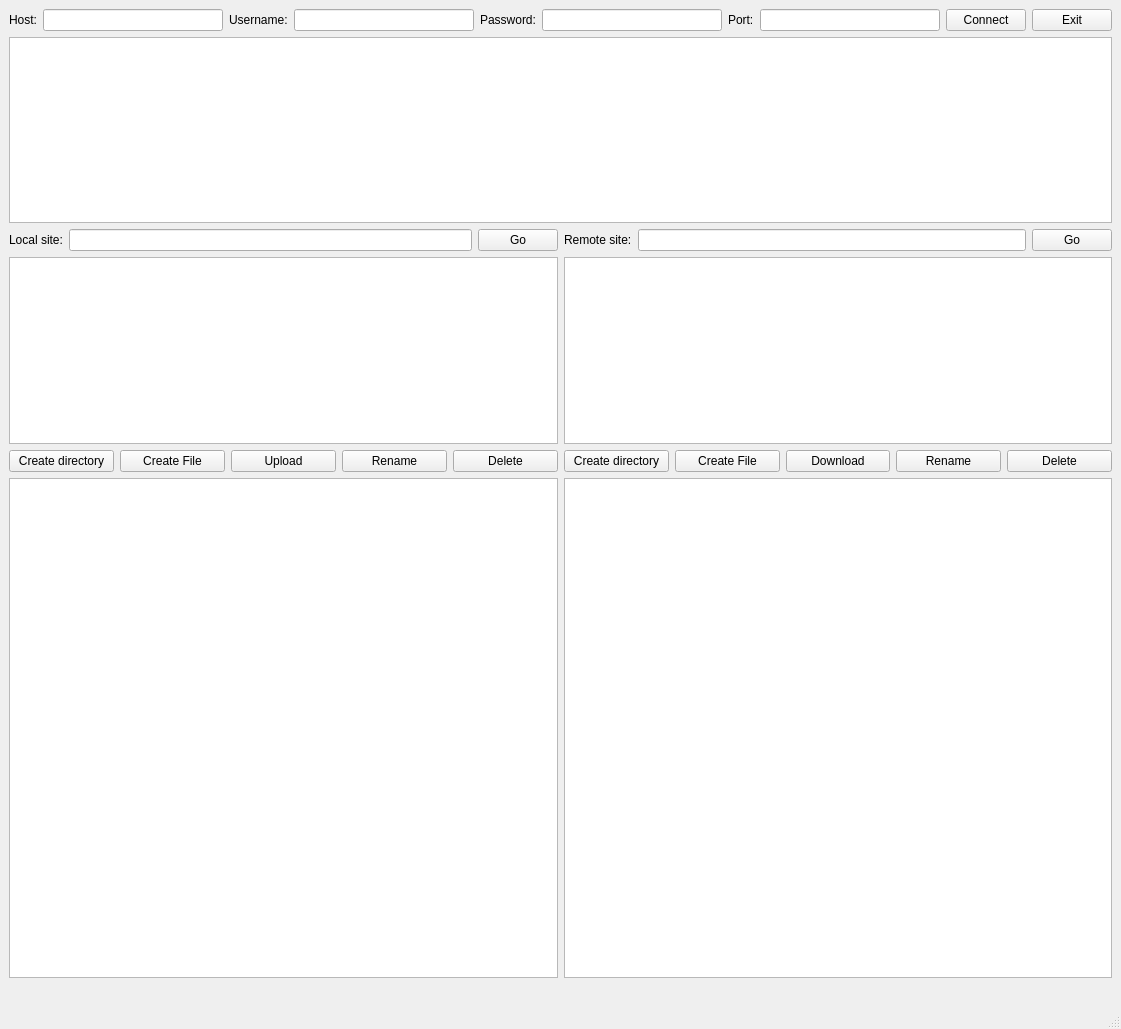
<?xml version="1.0" encoding="UTF-8"?>
<ui version="4.0">
 <class>MainWindow</class>
 <widget class="QMainWindow" name="MainWindow">
  <property name="geometry">
   <rect>
    <x>0</x>
    <y>0</y>
    <width>1121</width>
    <height>1029</height>
   </rect>
  </property>
  <property name="windowTitle">
   <string>MainWindow</string>
  </property>
  <widget class="QWidget" name="centralwidget">
   <layout class="QVBoxLayout" name="verticalLayout_5">
    <item>
     <layout class="QHBoxLayout" name="horizontalLayout">
      <item>
       <widget class="QLabel" name="label">
        <property name="text">
         <string>Host:</string>
        </property>
       </widget>
      </item>
      <item>
       <widget class="QLineEdit" name="host"/>
      </item>
      <item>
       <widget class="QLabel" name="label_2">
        <property name="text">
         <string>Username:</string>
        </property>
       </widget>
      </item>
      <item>
       <widget class="QLineEdit" name="username"/>
      </item>
      <item>
       <widget class="QLabel" name="label_3">
        <property name="text">
         <string>Password:</string>
        </property>
       </widget>
      </item>
      <item>
       <widget class="QLineEdit" name="password"/>
      </item>
      <item>
       <widget class="QLabel" name="label_4">
        <property name="text">
         <string>Port:</string>
        </property>
       </widget>
      </item>
      <item>
       <widget class="QLineEdit" name="port"/>
      </item>
      <item>
       <widget class="QPushButton" name="connect">
        <property name="text">
         <string>Connect</string>
        </property>
       </widget>
      </item>
      <item>
       <widget class="QPushButton" name="exit">
        <property name="text">
         <string>Exit</string>
        </property>
       </widget>
      </item>
     </layout>
    </item>
    <item>
     <widget class="QTableWidget" name="responses"/>
    </item>
    <item>
     <layout class="QHBoxLayout" name="horizontalLayout_4">
      <item>
       <layout class="QVBoxLayout" name="verticalLayout">
        <item>
         <layout class="QHBoxLayout" name="horizontalLayout_2">
          <item>
           <widget class="QLabel" name="label_5">
            <property name="text">
             <string>Local site:</string>
            </property>
           </widget>
          </item>
          <item>
           <widget class="QLineEdit" name="localSite"/>
          </item>
          <item>
           <widget class="QPushButton" name="localSiteGo">
            <property name="text">
             <string>Go</string>
            </property>
           </widget>
          </item>
         </layout>
        </item>
        <item>
         <widget class="QTreeView" name="localDirView">
          <property name="maximumSize">
           <size>
            <width>16777215</width>
            <height>16777215</height>
           </size>
          </property>
         </widget>
        </item>
       </layout>
      </item>
      <item>
       <layout class="QVBoxLayout" name="verticalLayout_2">
        <item>
         <layout class="QHBoxLayout" name="horizontalLayout_3">
          <item>
           <widget class="QLabel" name="label_6">
            <property name="text">
             <string>Remote site:</string>
            </property>
           </widget>
          </item>
          <item>
           <widget class="QLineEdit" name="remoteSite"/>
          </item>
          <item>
           <widget class="QPushButton" name="remoteSiteGo">
            <property name="text">
             <string>Go</string>
            </property>
           </widget>
          </item>
         </layout>
        </item>
        <item>
         <widget class="QTreeView" name="remoteDirView"/>
        </item>
       </layout>
      </item>
     </layout>
    </item>
    <item>
     <layout class="QHBoxLayout" name="horizontalLayout_5">
      <item>
       <layout class="QVBoxLayout" name="verticalLayout_4">
        <item>
         <layout class="QHBoxLayout" name="horizontalLayout_7">
          <item>
           <widget class="QPushButton" name="localCreateDir">
            <property name="text">
             <string>Create directory</string>
            </property>
           </widget>
          </item>
          <item>
           <widget class="QPushButton" name="localCreateFile">
            <property name="text">
             <string>Create File</string>
            </property>
           </widget>
          </item>
          <item>
           <widget class="QPushButton" name="upload">
            <property name="text">
             <string>Upload</string>
            </property>
           </widget>
          </item>
          <item>
           <widget class="QPushButton" name="localRename">
            <property name="text">
             <string>Rename</string>
            </property>
           </widget>
          </item>
          <item>
           <widget class="QPushButton" name="localDelete">
            <property name="text">
             <string>Delete</string>
            </property>
           </widget>
          </item>
         </layout>
        </item>
        <item>
         <widget class="QTreeView" name="localFileView">
          <property name="minimumSize">
           <size>
            <width>0</width>
            <height>500</height>
           </size>
          </property>
         </widget>
        </item>
        <item>
         <widget class="QLabel" name="label_8">
          <property name="text">
           <string/>
          </property>
         </widget>
        </item>
       </layout>
      </item>
      <item>
       <layout class="QVBoxLayout" name="verticalLayout_3">
        <item>
         <layout class="QHBoxLayout" name="horizontalLayout_6">
          <item>
           <widget class="QPushButton" name="remoteCreateDir">
            <property name="text">
             <string>Create directory</string>
            </property>
           </widget>
          </item>
          <item>
           <widget class="QPushButton" name="remoteCreateFile">
            <property name="text">
             <string>Create File</string>
            </property>
           </widget>
          </item>
          <item>
           <widget class="QPushButton" name="download">
            <property name="text">
             <string>Download</string>
            </property>
           </widget>
          </item>
          <item>
           <widget class="QPushButton" name="remoteRename">
            <property name="text">
             <string>Rename</string>
            </property>
           </widget>
          </item>
          <item>
           <widget class="QPushButton" name="remoteDelete">
            <property name="text">
             <string>Delete</string>
            </property>
           </widget>
          </item>
         </layout>
        </item>
        <item>
         <widget class="QTreeView" name="remoteFileView">
          <property name="minimumSize">
           <size>
            <width>0</width>
            <height>500</height>
           </size>
          </property>
         </widget>
        </item>
        <item>
         <widget class="QLabel" name="label_7">
          <property name="text">
           <string/>
          </property>
         </widget>
        </item>
       </layout>
      </item>
     </layout>
    </item>
   </layout>
  </widget>
  <widget class="QMenuBar" name="menubar">
   <property name="geometry">
    <rect>
     <x>0</x>
     <y>0</y>
     <width>1121</width>
     <height>26</height>
    </rect>
   </property>
  </widget>
  <widget class="QStatusBar" name="statusbar"/>
 </widget>
 <resources/>
 <connections/>
</ui>
